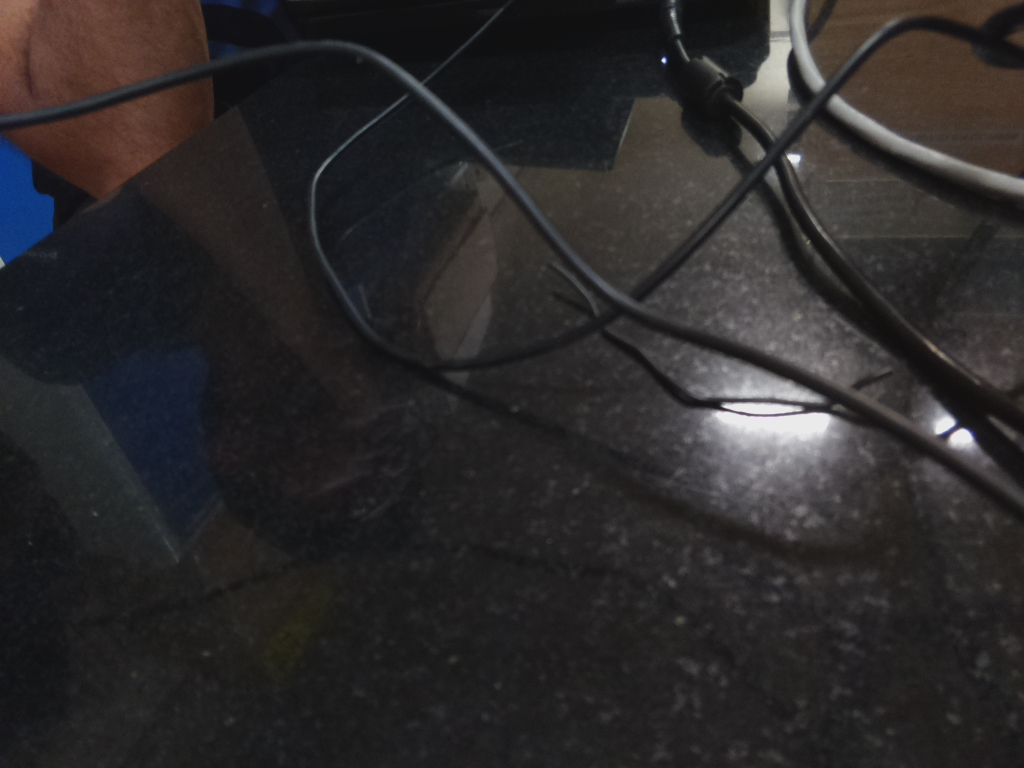
#> input picture rasp_code/foo.jpg, 1024 x 768 px, given in place of the camera
$ python 2detect_color.py   (Python 2 division)
#> lines starting #> are read from the running program, lines starting #| are printed output that depends on the picture; after the words box and inside, x2 and y2 are one past the last pixel; in counts of white or black regions, pixels touching at a corner belong together
### rasp_code/ColorLabeler.py
# import the necessary packages
from scipy.spatial import distance as dist
from collections import OrderedDict
import numpy as np
import cv2

class ColorLabeler:
	def __init__(self):
		# initialize the colors dictionary, containing the color
		# name as the key and the RGB tuple as the value
		colors = OrderedDict({
			"red": (255, 0, 0),
			"green": (0, 255, 0),
			"blue": (0, 0, 255)})

		# allocate memory for the L*a*b* image, then initialize
		# the color names list
		self.lab = np.zeros((len(colors), 1, 3), dtype="uint8")
		self.colorNames = []

		# loop over the colors dictionary
		for (i, (name, rgb)) in enumerate(colors.items()):
			# update the L*a*b* array and the color names list
			self.lab[i] = rgb
			self.colorNames.append(name)

		# convert the L*a*b* array from the RGB color space
		# to L*a*b*
		self.lab = cv2.cvtColor(self.lab, cv2.COLOR_RGB2LAB)

	def label(self, image, c):
		# construct a mask for the contour, then compute the
		# average L*a*b* value for the masked region
		mask = np.zeros(image.shape[:2], dtype="uint8")
		cv2.drawContours(mask, [c], -1, 255, -1)
		mask = cv2.erode(mask, None, iterations=2)
		mean = cv2.mean(image, mask=mask)[:3]

		# initialize the minimum distance found thus far
		minDist = (np.inf, None)

		# loop over the known L*a*b* color values
		for (i, row) in enumerate(self.lab):
			# compute the distance between the current L*a*b*
			# color value and the mean of the image
			d = dist.euclidean(row[0], mean)

			# if the distance is smaller than the current distance,
			# then update the bookkeeping variable
			if d < minDist[0]:
				minDist = (d, i)

		# return the name of the color with the smallest distance
		return self.colorNames[minDist[1]]

### rasp_code/2detect_color.py
# import the necessary packages
# from pyimagesearch.shapedetector import ShapeDetector
from ColorLabeler import ColorLabeler
import argparse
import imutils
import cv2
import time
from collections import deque
from imutils.video import VideoStream

# # construct the argument parse and parse the arguments
# ap = argparse.ArgumentParser()
# ap.add_argument("-i", "--image", required=True,
# 	help="path to the input image")
# args = vars(ap.parse_args())

# # load the image and resize it to a smaller factor so that
# # the shapes can be approximated better
# image = cv2.imread(args["image"])

# construct the argument parse and parse the arguments
ap = argparse.ArgumentParser()
ap.add_argument("-v", "--video",
	help="path to the (optional) video file")
ap.add_argument("-b", "--buffer", type=int, default=64,
	help="max buffer size")
args = vars(ap.parse_args())

# define the lower and upper boundaries of the "green"
# ball in the HSV color space, then initialize the
# list of tracked points
greenLower = (29, 86, 6)
greenUpper = (64, 255, 255)
pts = deque(maxlen=args["buffer"])

# if a video path was not supplied, grab the reference
# to the webcam
if not args.get("video", False):
	vs = VideoStream(src=0).start()

# otherwise, grab a reference to the video file
else:
	vs = cv2.VideoCapture(args["video"])

# allow the camera or video file to warm up
time.sleep(2.0)

# keep looping
while True:
	# grab the current frame
	frame = vs.read()
#> frame is the input picture: shape (768, 1024, 3); mean B, G, R 42.3, 41.8, 44
	 # handle the frame from VideoCapture or VideoStream
	frame = frame[1] if args.get("video", False) else frame

    # if we are viewing a video and we did not grab a frame,
    # then we have reached the end of the video
	if frame is None:
		break
#     countor(frame)
# def countor(image):
	image = frame
	# image = cv2.imread("color_test.png")
	resized = imutils.resize(image, width=300)
	ratio = image.shape[0] / float(resized.shape[0])
#> ratio = 3.41

	# blur the resized image slightly, then convert it to both
	# grayscale and the L*a*b* color spaces
	blurred = cv2.GaussianBlur(resized, (5, 5), 0)
	gray = cv2.cvtColor(blurred, cv2.COLOR_BGR2GRAY)
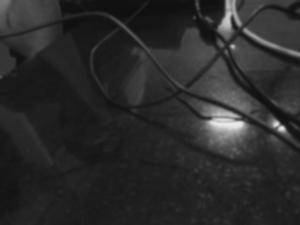
#> gray: shape (225, 300); min 16, max 234, mean 42.5
	lab = cv2.cvtColor(blurred, cv2.COLOR_BGR2LAB)
#> lab: shape (225, 300, 3); mean of channels 0, 1, 2 43.1, 129.3, 128
	thresh = cv2.threshold(gray, 60, 255, cv2.THRESH_BINARY)[1]
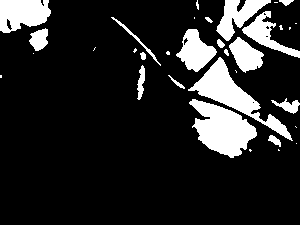
#> thresh: shape (225, 300); 15.4% white; 34 white regions (16 under 20 px)
	cv2.imshow("Thresh", thresh)

	# find contours in the thresholded image
	cnts = cv2.findContours(thresh.copy(), cv2.RETR_EXTERNAL,
		cv2.CHAIN_APPROX_SIMPLE)
#> cnts = 34 contours, 18 with area under 20; largest, box (x1, y1, x2, y2) and area: (189, 99, 257, 158) 2175, (188, 57, 293, 141) 1908, (0, 0, 51, 33) 1245, (176, 29, 217, 72) 920, (216, 0, 271, 41) 892
	cnts = imutils.grab_contours(cnts)

	# initialize the shape detector and color labeler
	# sd = ShapeDetector()
	cl = ColorLabeler()

	# loop over the contours
	for c in cnts:
		# compute the center of the contour
		M = cv2.moments(c)
		if M["m00"] == 0:
			continue
		cX = int((M["m10"] / M["m00"]) * ratio)
		cY = int((M["m01"] / M["m00"]) * ratio)

		# detect the shape of the contour and label the color
		# shape = sd.detect(c)
		color = cl.label(lab, c)

		# multiply the contour (x, y)-coordinates by the resize ratio,
		# then draw the contours and the name of the shape and labeled
		# color on the image
		c = c.astype("float")
		c *= ratio
		c = c.astype("int")
		# text = "{} {}".format(color, shape)
		# text = "{}".format(color)
		text = color
		cv2.drawContours(image, [c], -1, (0, 255, 0), 2)
		cv2.putText(image, text, (cX, cY),
			cv2.FONT_HERSHEY_SIMPLEX, 0.5, (255, 255, 255), 2)

		# show the output image
		cv2.imshow("Image", image)
		# cv2.waitKey(0)
		key = cv2.waitKey(1) & 0xFF
#> this loop made 34 passes; (key q is pressed on pass 1)
#> (cX, cY, mean in label, color, text) on passes 2, 4, 6, 7, 8, 11, 12, 14, 15, 16, 17, 19: (852, 511, (0, 0, 0), 'blue', 'blue'), (936, 477, (83.2, 130.2, 127.2), 'red', 'red'), (758, 439, (138.1, 129.6, 126), 'red', 'red'), (984, 360, (75.98, 130.7, 129.1), 'red', 'red'), (604, 282, (0, 0, 0), 'blue', 'blue'), (480, 279, (68.6, 130, 131.2), 'red', 'red'), (793, 323, (99.22, 129.3, 128.2), 'red', 'red'), (487, 189, (72, 128, 132), 'red', 'red'), (571, 179, (0, 0, 0), 'blue', 'blue'), (771, 177, (0, 0, 0), 'blue', 'blue'), (459, 170, (0, 0, 0), 'blue', 'blue'), (751, 147, (0, 0, 0), 'blue', 'blue')
#> c on passes 3, 5, 10, 13, 25, 27: [[296, 143]], [[295, 126], [296, 127]], [[235, 70], [236, 71], [236, 72], [236, 71]], [[33, 53]], [[295, 23], [296, 23]], [[194, 17], [194, 18]]
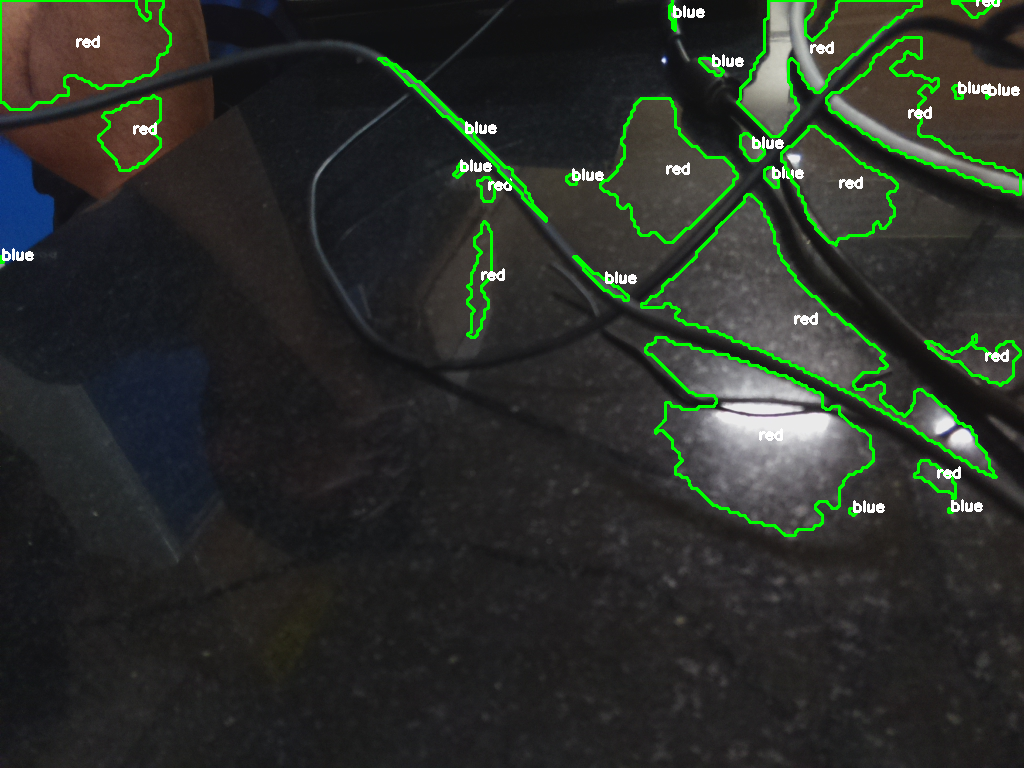
#> image: shape (768, 1024, 3); 3.42% of pixels changed, all inside (x1, y1, x2, y2) = (0, 0, 1022, 537)

    	if key == ord("q"):
        	break
